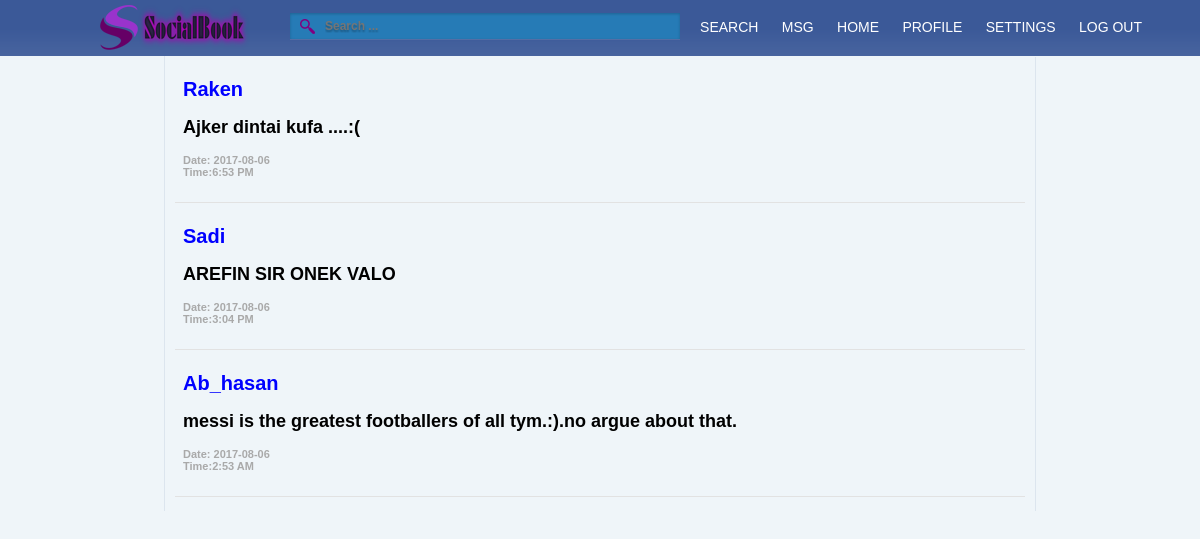
Screenshot of /home.php (signed in) with the database file from the repository.
### tables this page shows
CREATE TABLE `posts` (
  `id` int(11) NOT NULL,
  `body` text,
  `date_added` date DEFAULT NULL,
  `added_by` varchar(50) DEFAULT NULL,
  `user_posted_to` varchar(50) DEFAULT NULL,
  `time_added` time DEFAULT NULL
);

### home.php (the view, shortened to what this page needs)
<?php
	include ("./inc/header.inc.php");
		$sql = "SELECT * FROM posts order by id DESC";
       	$result=mysqli_query($conn,$sql);
		while($row=mysqli_fetch_assoc($result)){
			$body = $row['body'];
			$date_added = $row['date_added'];
			$added_by = $row['added_by'];
            $time_added = $row['time_added'];
			$time_added2 =date("g:i A", strtotime($time_added));
			echo "<div class='posted' style='font-weight: 800; color: #000; border-bottom: 1px solid #E2E2E2;'><h4>$added_by</h4><h1>$body</h1> <h3>Date: $date_added </br> Time:$time_added2 <h3/></div><br />";
		}
?>

### inc/header.inc.php (shortened to what this page needs)
<?php
if(!isset($_SESSION["user_login"])){
	$username="";
}
else{
	$username=$_SESSION["user_login"];
}
?>
<!doctype html>
<html>
	<head>
		<link rel="stylesheet" href="style/style.css" media="all" />
	</head>
	<body>
		<div class="headerMenu">
			<div id="wrapper">
				<div class="logo">
					<img src="img/logo.png" />
				</div>
				<?php
					if(!$username){
						echo '<div id="menu">
							<a href="index.php" />SIGN UP</a>
							<a href="privacy.html" />POLICY</a>
							<a href="credits.html" />CREDITS</a>
							<a href="aboutus.html" />ABOUT US</a>
						</div>'
						;
					}
					else{
						echo '<div id="menu">
							<a href="search.php" >SEARCH</a>
							<a href="messege.php" >MSG</a>
							<a href="home.php" >HOME</a>
							<a href="profile.php" >PROFILE</a>
							<a href="account_settings.php" />SETTINGS</a>
							<a href="logout.php" />LOG OUT</a>
						</div>';
						echo '<div class="search_box">
						<form action="search.php" method="POST" id="search">
							<input type="text" name="searchText" size="10" placeholder="Search ..."/>
						</form>
					</div>';
					}
				?>
			</div>
		</div>
		<div id="bodyWrapper" style="background-color: #EFF5F9; margin-left: auto; margin-right: auto; width: 850px; height: auto; border-left: 1px solid #DCE5EE; border-right: 1px solid #DCE5EE; padding-left: 10px; padding-right: 10px;">
		<br />

### style/style.css (style rules this page uses)
* { margin:0px; padding: 0px; font-family: Arial, Helvetica , Sans-serif; font-size: 12px; background-color: #eff5f9; }
.headerMenu { background-image: url(../img/menu.png); height: 56px; border-bottom: 0px; border-left: auto; border-right: auto; width: 100%; }
#wrapper { background-image: url(../img/menu.png); margin-left: auto; margin-right: auto; width: 1000px; padding-top: 0px; padding-bottom: 0px; }
.logo { background-image: url(../img/menu.png); width: 125px; }
.logo img { background-image: url(../img/menu.png); width: 150px; height: 45px; padding-top: 5px; }
.search_box { background-image: url(../img/menu.png); position: absolute; top: 13px; margin-left: 190px; }
#search input[type="text"] { background: url(../img/search1.png) no-repeat 10px 6px #267BB6; outline: none; border: 0 none; font: bold 12px Arial, Helvetica, Sans-serif; width: 340px; padding: 6px 15px 6px 35px; margin: 0px; text-shadow: 0 2px 2px rgba(0, 0, 0, 0.3); -webkit-box-shadow: 0 1px 0 rgba(255, 255, 255, 0.1), 0 1px 3px rgba(0, 0, 0, 0.2) inset; -moz-box-shadow: 0 1px 0 rgba(255, 255, 255, 0.1), 0 1px 3px rgba(0, 0, 0, 0.2) inset; box-shadow: 0 1px 0 rgba(255, 255, 255, 0.1), 0 1px 3px rgba(0, 0, 0, 0.2) inset; -webkit-transition: all 0.7s ease 0s; -moz-transition: all 0.7s ease 0s; -o-transition: all 0.7s ease 0s; transition: all 0.7s ease 0s; }
@media screen and (max-width: 1280px) { #menu { background-image: url(../img/menu.png); position: absolute; top: 0px; right: 0px; height: 37px; padding-top: 19px; margin-right: 4%; } }
#menu a { color: white; text-decoration: none; font-size: 14px; background-image: url(../img/menu.png); background-repeat: no-repeat; padding-top: 19px; padding-bottom: 22px; padding-left: 10px; padding-right: 10px; }
input[type="text"] { background-color: #FFFFFF; border: 1px solid #E2E2E2; font-size: 15px; padding: 5px; width: 300px; margin-bottom: 3px; margin-top: 3px; outline: none; }
h1 { font-family: Arial, Helvetica, Sans-serif; font-size: 18px; padding: 8px; color: black; }
h3 { font-family: Arial, Helvetica, Sans-serif; font-size: 11px; padding: 8px; color: #A9A9A9; }
h4 { font-family: Arial, Helvetica, Sans-serif; font-size: 20px; padding: 8px; color: blue; }

### rows the page displays
posts: added_by "Raken", body "Ajker dintai kufa ....:(", date_added "2017-08-06", time_added "6:53 PM"
posts: added_by "Sadi", body "AREFIN SIR ONEK VALO", date_added "2017-08-06", time_added "3:04 PM"
posts: added_by "Ab_hasan", body "messi is the greatest footballers of all tym.:).no argue about that.", date_added "2017-08-06", time_added "2:53 AM"
